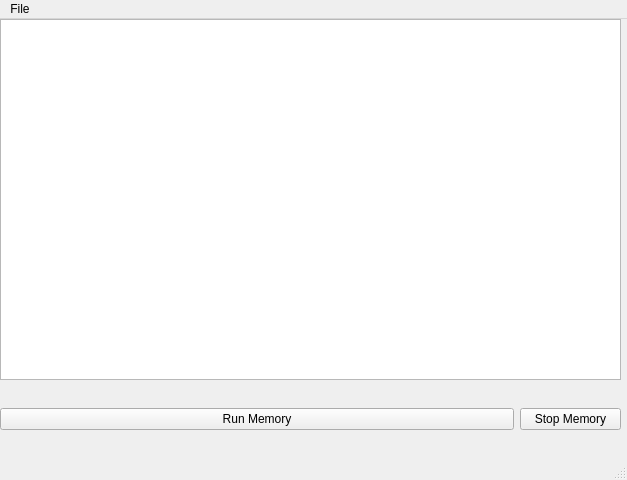
<?xml version="1.0" encoding="UTF-8"?>
<ui version="4.0">
 <class>MainWindow</class>
 <widget class="QMainWindow" name="MainWindow">
  <property name="geometry">
   <rect>
    <x>0</x>
    <y>0</y>
    <width>627</width>
    <height>480</height>
   </rect>
  </property>
  <property name="windowTitle">
   <string>MainWindow</string>
  </property>
  <widget class="QWidget" name="centralwidget">
   <widget class="QTextEdit" name="textEdit">
    <property name="geometry">
     <rect>
      <x>0</x>
      <y>0</y>
      <width>621</width>
      <height>361</height>
     </rect>
    </property>
   </widget>
   <widget class="QWidget" name="">
    <property name="geometry">
     <rect>
      <x>0</x>
      <y>360</y>
      <width>621</width>
      <height>81</height>
     </rect>
    </property>
    <layout class="QGridLayout" name="gridLayout">
     <item row="0" column="0">
      <layout class="QHBoxLayout" name="horizontalLayout">
       <item>
        <widget class="QPushButton" name="pushButton_2">
         <property name="text">
          <string>Run Memory</string>
         </property>
        </widget>
       </item>
      </layout>
     </item>
     <item row="0" column="1">
      <widget class="QPushButton" name="pushButton">
       <property name="maximumSize">
        <size>
         <width>101</width>
         <height>25</height>
        </size>
       </property>
       <property name="text">
        <string>Stop Memory</string>
       </property>
      </widget>
     </item>
    </layout>
   </widget>
  </widget>
  <widget class="QMenuBar" name="menubar">
   <property name="geometry">
    <rect>
     <x>0</x>
     <y>0</y>
     <width>627</width>
     <height>22</height>
    </rect>
   </property>
   <widget class="QMenu" name="menuFile">
    <property name="title">
     <string>File</string>
    </property>
    <addaction name="actionQuit"/>
   </widget>
   <addaction name="menuFile"/>
  </widget>
  <widget class="QStatusBar" name="statusbar"/>
  <action name="actionQuit">
   <property name="text">
    <string>Quit</string>
   </property>
  </action>
 </widget>
 <resources/>
 <connections>
  <connection>
   <sender>pushButton_2</sender>
   <signal>clicked()</signal>
   <receiver>MainWindow</receiver>
   <slot>on_run()</slot>
   <hints>
    <hint type="sourcelabel">
     <x>164</x>
     <y>421</y>
    </hint>
    <hint type="destinationlabel">
     <x>220</x>
     <y>422</y>
    </hint>
   </hints>
  </connection>
  <connection>
   <sender>pushButton</sender>
   <signal>clicked()</signal>
   <receiver>MainWindow</receiver>
   <slot>on_stop()</slot>
   <hints>
    <hint type="sourcelabel">
     <x>584</x>
     <y>431</y>
    </hint>
    <hint type="destinationlabel">
     <x>559</x>
     <y>423</y>
    </hint>
   </hints>
  </connection>
 </connections>
 <slots>
  <slot>on_run()</slot>
  <slot>on_stop()</slot>
 </slots>
</ui>
